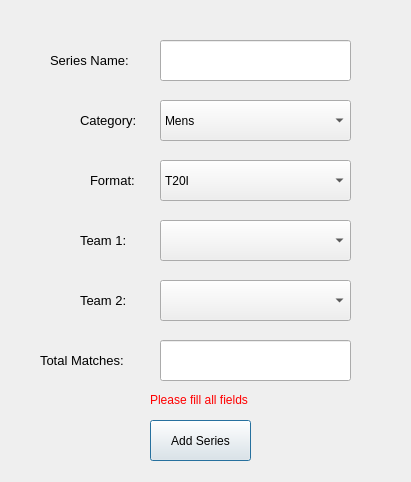
<?xml version="1.0" encoding="UTF-8"?>
<ui version="4.0">
 <class>Dialog</class>
 <widget class="QDialog" name="Dialog">
  <property name="geometry">
   <rect>
    <x>0</x>
    <y>0</y>
    <width>411</width>
    <height>482</height>
   </rect>
  </property>
  <property name="windowTitle">
   <string>Dialog</string>
  </property>
  <widget class="QLineEdit" name="Series_Entry">
   <property name="geometry">
    <rect>
     <x>160</x>
     <y>40</y>
     <width>191</width>
     <height>41</height>
    </rect>
   </property>
  </widget>
  <widget class="QLabel" name="Series_Label">
   <property name="geometry">
    <rect>
     <x>50</x>
     <y>50</y>
     <width>111</width>
     <height>21</height>
    </rect>
   </property>
   <property name="font">
    <font>
     <pointsize>10</pointsize>
    </font>
   </property>
   <property name="text">
    <string>Series Name:</string>
   </property>
  </widget>
  <widget class="QPushButton" name="Add_Series_Button">
   <property name="geometry">
    <rect>
     <x>150</x>
     <y>420</y>
     <width>101</width>
     <height>41</height>
    </rect>
   </property>
   <property name="text">
    <string>Add Series</string>
   </property>
  </widget>
  <widget class="QComboBox" name="Format_ComboBox">
   <property name="geometry">
    <rect>
     <x>160</x>
     <y>160</y>
     <width>191</width>
     <height>41</height>
    </rect>
   </property>
   <item>
    <property name="text">
     <string>T20I</string>
    </property>
   </item>
   <item>
    <property name="text">
     <string>ODI</string>
    </property>
   </item>
   <item>
    <property name="text">
     <string>Test</string>
    </property>
   </item>
  </widget>
  <widget class="QLabel" name="Format_Label">
   <property name="geometry">
    <rect>
     <x>90</x>
     <y>170</y>
     <width>71</width>
     <height>21</height>
    </rect>
   </property>
   <property name="font">
    <font>
     <pointsize>10</pointsize>
    </font>
   </property>
   <property name="text">
    <string>Format:</string>
   </property>
  </widget>
  <widget class="QComboBox" name="Category_ComboBox">
   <property name="geometry">
    <rect>
     <x>160</x>
     <y>100</y>
     <width>191</width>
     <height>41</height>
    </rect>
   </property>
   <item>
    <property name="text">
     <string>Mens</string>
    </property>
   </item>
   <item>
    <property name="text">
     <string>Womens</string>
    </property>
   </item>
  </widget>
  <widget class="QLabel" name="Category_Label">
   <property name="geometry">
    <rect>
     <x>80</x>
     <y>110</y>
     <width>71</width>
     <height>21</height>
    </rect>
   </property>
   <property name="font">
    <font>
     <pointsize>10</pointsize>
    </font>
   </property>
   <property name="text">
    <string>Category:</string>
   </property>
  </widget>
  <widget class="QComboBox" name="Team_1_ComboBox">
   <property name="geometry">
    <rect>
     <x>160</x>
     <y>220</y>
     <width>191</width>
     <height>41</height>
    </rect>
   </property>
  </widget>
  <widget class="QLabel" name="Team_1_Label">
   <property name="geometry">
    <rect>
     <x>80</x>
     <y>230</y>
     <width>71</width>
     <height>21</height>
    </rect>
   </property>
   <property name="font">
    <font>
     <pointsize>10</pointsize>
    </font>
   </property>
   <property name="text">
    <string>Team 1:</string>
   </property>
  </widget>
  <widget class="QComboBox" name="Team_2_ComboBox">
   <property name="geometry">
    <rect>
     <x>160</x>
     <y>280</y>
     <width>191</width>
     <height>41</height>
    </rect>
   </property>
  </widget>
  <widget class="QLabel" name="Team_2_Label">
   <property name="geometry">
    <rect>
     <x>80</x>
     <y>290</y>
     <width>71</width>
     <height>21</height>
    </rect>
   </property>
   <property name="font">
    <font>
     <pointsize>10</pointsize>
    </font>
   </property>
   <property name="text">
    <string>Team 2:</string>
   </property>
  </widget>
  <widget class="QLabel" name="Total_Matches_Label">
   <property name="geometry">
    <rect>
     <x>40</x>
     <y>350</y>
     <width>111</width>
     <height>21</height>
    </rect>
   </property>
   <property name="font">
    <font>
     <pointsize>10</pointsize>
    </font>
   </property>
   <property name="text">
    <string>Total Matches:</string>
   </property>
  </widget>
  <widget class="QLineEdit" name="Total_Matches_Entry">
   <property name="geometry">
    <rect>
     <x>160</x>
     <y>340</y>
     <width>191</width>
     <height>41</height>
    </rect>
   </property>
  </widget>
  <widget class="QLabel" name="Error_Label">
   <property name="geometry">
    <rect>
     <x>150</x>
     <y>390</y>
     <width>171</width>
     <height>20</height>
    </rect>
   </property>
   <property name="styleSheet">
    <string notr="true">color: #f00;</string>
   </property>
   <property name="text">
    <string>Please fill all fields</string>
   </property>
  </widget>
 </widget>
 <resources/>
 <connections/>
</ui>
